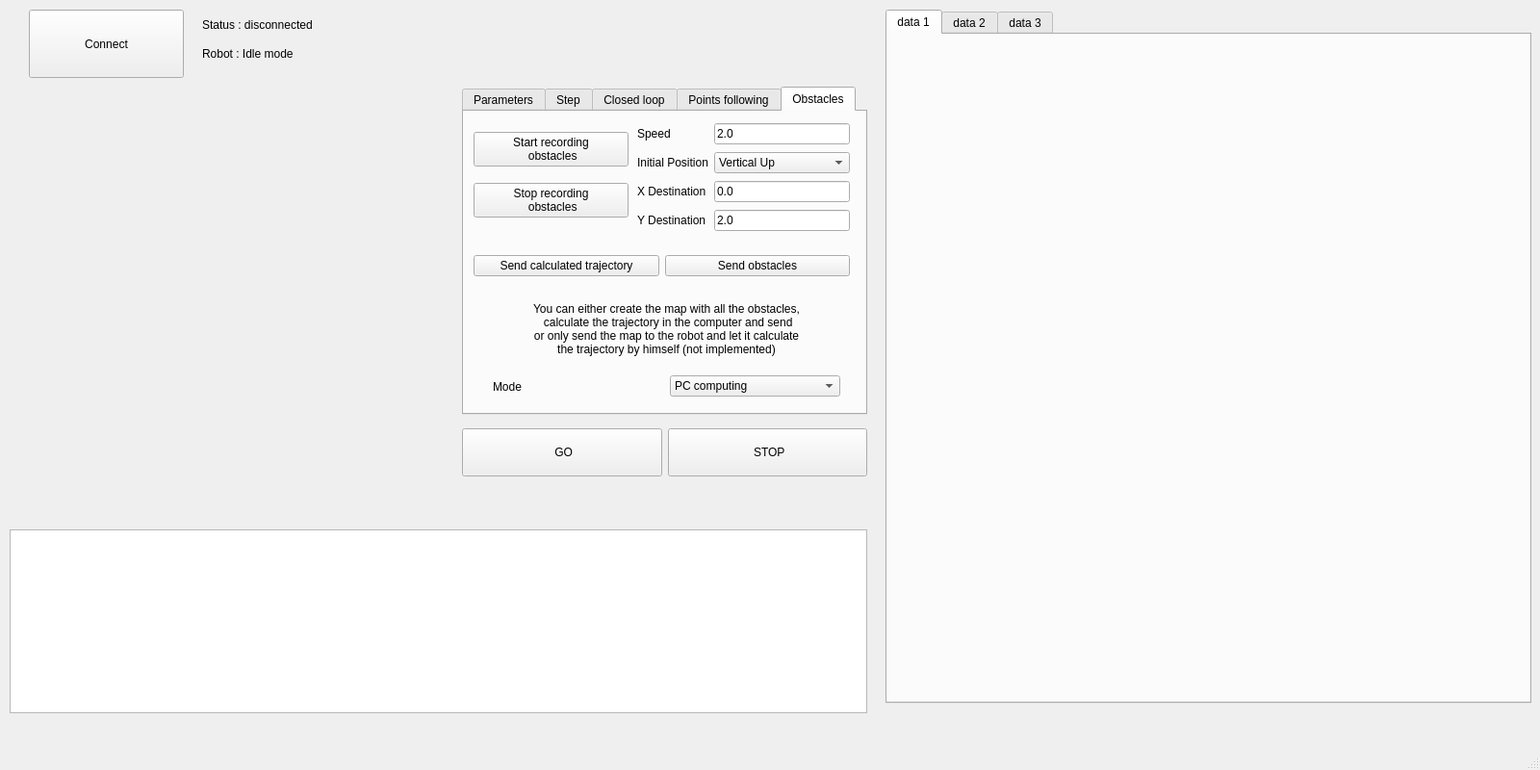
<?xml version="1.0" encoding="UTF-8"?>
<ui version="4.0">
 <class>MainWindow</class>
 <widget class="QMainWindow" name="MainWindow">
  <property name="geometry">
   <rect>
    <x>0</x>
    <y>0</y>
    <width>1600</width>
    <height>800</height>
   </rect>
  </property>
  <property name="sizePolicy">
   <sizepolicy hsizetype="Ignored" vsizetype="Ignored">
    <horstretch>0</horstretch>
    <verstretch>0</verstretch>
   </sizepolicy>
  </property>
  <property name="mouseTracking">
   <bool>true</bool>
  </property>
  <property name="windowIcon">
   <iconset>
    <normaloff>icon.png</normaloff>icon.png</iconset>
  </property>
  <property name="autoFillBackground">
   <bool>false</bool>
  </property>
  <widget class="QWidget" name="centralwidget">
   <widget class="QTextBrowser" name="textBrowser">
    <property name="geometry">
     <rect>
      <x>10</x>
      <y>550</y>
      <width>891</width>
      <height>191</height>
     </rect>
    </property>
   </widget>
   <widget class="QWidget" name="horizontalLayoutWidget">
    <property name="geometry">
     <rect>
      <x>480</x>
      <y>440</y>
      <width>421</width>
      <height>61</height>
     </rect>
    </property>
    <layout class="QHBoxLayout" name="horizontalLayout">
     <item>
      <widget class="QPushButton" name="pushButton">
       <property name="enabled">
        <bool>true</bool>
       </property>
       <property name="text">
        <string>
 GO 
</string>
       </property>
      </widget>
     </item>
     <item>
      <widget class="QPushButton" name="pushButton_3">
       <property name="enabled">
        <bool>true</bool>
       </property>
       <property name="text">
        <string>
 STOP 
</string>
       </property>
      </widget>
     </item>
    </layout>
   </widget>
   <widget class="QTabWidget" name="tabWidget">
    <property name="geometry">
     <rect>
      <x>480</x>
      <y>90</y>
      <width>421</width>
      <height>341</height>
     </rect>
    </property>
    <property name="currentIndex">
     <number>4</number>
    </property>
    <widget class="QWidget" name="tab">
     <attribute name="title">
      <string>Parameters</string>
     </attribute>
     <widget class="QWidget" name="gridLayoutWidget">
      <property name="geometry">
       <rect>
        <x>10</x>
        <y>30</y>
        <width>131</width>
        <height>151</height>
       </rect>
      </property>
      <layout class="QGridLayout" name="gridLayout">
       <item row="0" column="0">
        <widget class="QLabel" name="label_3">
         <property name="text">
          <string>Kp</string>
         </property>
        </widget>
       </item>
       <item row="1" column="0">
        <widget class="QLabel" name="label_4">
         <property name="text">
          <string>Ki</string>
         </property>
        </widget>
       </item>
       <item row="0" column="1">
        <widget class="QLineEdit" name="Kpvalue">
         <property name="text">
          <string>0.3848</string>
         </property>
        </widget>
       </item>
       <item row="1" column="1">
        <widget class="QLineEdit" name="Kivalue">
         <property name="text">
          <string>2.9598</string>
         </property>
        </widget>
       </item>
      </layout>
     </widget>
     <widget class="QWidget" name="verticalLayoutWidget">
      <property name="geometry">
       <rect>
        <x>180</x>
        <y>30</y>
        <width>221</width>
        <height>151</height>
       </rect>
      </property>
      <layout class="QVBoxLayout" name="verticalLayout">
       <item>
        <widget class="QPushButton" name="downloadfromrobotbutton">
         <property name="text">
          <string>Download from Robot</string>
         </property>
        </widget>
       </item>
       <item>
        <widget class="QPushButton" name="uploadfromrobotbutton">
         <property name="text">
          <string>Upload to Robot</string>
         </property>
        </widget>
       </item>
      </layout>
     </widget>
     <widget class="QWidget" name="horizontalLayoutWidget_2">
      <property name="geometry">
       <rect>
        <x>20</x>
        <y>190</y>
        <width>416</width>
        <height>41</height>
       </rect>
      </property>
      <layout class="QHBoxLayout" name="horizontalLayout_2">
       <item>
        <widget class="QComboBox" name="selectdata1">
         <item>
          <property name="text">
           <string>RIGHT_POS</string>
          </property>
         </item>
         <item>
          <property name="text">
           <string>LEFT_POS</string>
          </property>
         </item>
         <item>
          <property name="text">
           <string>RIGHT_SPEED</string>
          </property>
         </item>
         <item>
          <property name="text">
           <string>LEFT_SPEED</string>
          </property>
         </item>
         <item>
          <property name="text">
           <string>MOTORS_SPEED</string>
          </property>
         </item>
         <item>
          <property name="text">
           <string>THETA_SPEED</string>
          </property>
         </item>
         <item>
          <property name="text">
           <string>ALPHA_SPEED</string>
          </property>
         </item>
         <item>
          <property name="text">
           <string>ALPHA_POS</string>
          </property>
         </item>
         <item>
          <property name="text">
           <string>X_SPEED</string>
          </property>
         </item>
         <item>
          <property name="text">
           <string>Y_SPEED</string>
          </property>
         </item>
         <item>
          <property name="text">
           <string>X_POS</string>
          </property>
         </item>
         <item>
          <property name="text">
           <string>Y_POS</string>
          </property>
         </item>
        </widget>
       </item>
       <item>
        <widget class="QComboBox" name="selectdata2">
         <item>
          <property name="text">
           <string>RIGHT_POS</string>
          </property>
         </item>
         <item>
          <property name="text">
           <string>LEFT_POS</string>
          </property>
         </item>
         <item>
          <property name="text">
           <string>RIGHT_SPEED</string>
          </property>
         </item>
         <item>
          <property name="text">
           <string>LEFT_SPEED</string>
          </property>
         </item>
         <item>
          <property name="text">
           <string>MOTORS_SPEED</string>
          </property>
         </item>
         <item>
          <property name="text">
           <string>THETA_SPEED</string>
          </property>
         </item>
         <item>
          <property name="text">
           <string>ALPHA_SPEED</string>
          </property>
         </item>
         <item>
          <property name="text">
           <string>ALPHA_POS</string>
          </property>
         </item>
         <item>
          <property name="text">
           <string>X_SPEED</string>
          </property>
         </item>
         <item>
          <property name="text">
           <string>Y_SPEED</string>
          </property>
         </item>
         <item>
          <property name="text">
           <string>X_POS</string>
          </property>
         </item>
         <item>
          <property name="text">
           <string>Y_POS</string>
          </property>
         </item>
        </widget>
       </item>
       <item>
        <widget class="QComboBox" name="selectdata3">
         <item>
          <property name="text">
           <string>RIGHT_POS</string>
          </property>
         </item>
         <item>
          <property name="text">
           <string>LEFT_POS</string>
          </property>
         </item>
         <item>
          <property name="text">
           <string>RIGHT_SPEED</string>
          </property>
         </item>
         <item>
          <property name="text">
           <string>LEFT_SPEED</string>
          </property>
         </item>
         <item>
          <property name="text">
           <string>MOTORS_SPEED</string>
          </property>
         </item>
         <item>
          <property name="text">
           <string>THETA_SPEED</string>
          </property>
         </item>
         <item>
          <property name="text">
           <string>ALPHA_SPEED</string>
          </property>
         </item>
         <item>
          <property name="text">
           <string>ALPHA_POS</string>
          </property>
         </item>
         <item>
          <property name="text">
           <string>X_SPEED</string>
          </property>
         </item>
         <item>
          <property name="text">
           <string>Y_SPEED</string>
          </property>
         </item>
         <item>
          <property name="text">
           <string>X_POS</string>
          </property>
         </item>
         <item>
          <property name="text">
           <string>Y_POS</string>
          </property>
         </item>
        </widget>
       </item>
      </layout>
     </widget>
     <widget class="QPushButton" name="getdatabutton">
      <property name="geometry">
       <rect>
        <x>20</x>
        <y>230</y>
        <width>381</width>
        <height>31</height>
       </rect>
      </property>
      <property name="text">
       <string>Get those datas</string>
      </property>
      <property name="checkable">
       <bool>false</bool>
      </property>
     </widget>
    </widget>
    <widget class="QWidget" name="tab_3">
     <attribute name="title">
      <string>Step</string>
     </attribute>
     <widget class="QLabel" name="label_9">
      <property name="geometry">
       <rect>
        <x>0</x>
        <y>200</y>
        <width>411</width>
        <height>61</height>
       </rect>
      </property>
      <property name="text">
       <string>The command will be applied to both motors for Ton 
 seconds, then stopped for Toff seconds and then repeated</string>
      </property>
      <property name="alignment">
       <set>Qt::AlignCenter</set>
      </property>
     </widget>
     <widget class="QWidget" name="gridLayoutWidget_4">
      <property name="geometry">
       <rect>
        <x>20</x>
        <y>10</y>
        <width>381</width>
        <height>181</height>
       </rect>
      </property>
      <layout class="QGridLayout" name="gridLayout_4">
       <item row="0" column="0">
        <widget class="QLabel" name="label_8">
         <property name="text">
          <string>Command</string>
         </property>
        </widget>
       </item>
       <item row="1" column="0">
        <widget class="QLabel" name="label_12">
         <property name="text">
          <string>Ton</string>
         </property>
        </widget>
       </item>
       <item row="0" column="1">
        <widget class="QLineEdit" name="labelcommand">
         <property name="text">
          <string>0.0</string>
         </property>
        </widget>
       </item>
       <item row="1" column="1">
        <widget class="QLineEdit" name="labelton">
         <property name="text">
          <string>1.0</string>
         </property>
        </widget>
       </item>
       <item row="2" column="0">
        <widget class="QLabel" name="label_13">
         <property name="text">
          <string>Toff</string>
         </property>
        </widget>
       </item>
       <item row="2" column="1">
        <widget class="QLineEdit" name="labeltoff">
         <property name="text">
          <string>1.0</string>
         </property>
        </widget>
       </item>
      </layout>
     </widget>
    </widget>
    <widget class="QWidget" name="tab_2">
     <property name="enabled">
      <bool>true</bool>
     </property>
     <attribute name="title">
      <string>Closed loop</string>
     </attribute>
     <widget class="QWidget" name="gridLayoutWidget_2">
      <property name="geometry">
       <rect>
        <x>20</x>
        <y>20</y>
        <width>381</width>
        <height>101</height>
       </rect>
      </property>
      <layout class="QGridLayout" name="gridLayout_2">
       <item row="0" column="0">
        <widget class="QLabel" name="label_5">
         <property name="text">
          <string>Speed command</string>
         </property>
        </widget>
       </item>
       <item row="1" column="0">
        <widget class="QLabel" name="label_6">
         <property name="text">
          <string>Angle command</string>
         </property>
        </widget>
       </item>
       <item row="1" column="1">
        <widget class="QLineEdit" name="anglecommandvalue">
         <property name="text">
          <string>0.0</string>
         </property>
        </widget>
       </item>
       <item row="0" column="1">
        <widget class="QLineEdit" name="speeccommandvalue">
         <property name="text">
          <string>0.0</string>
         </property>
        </widget>
       </item>
      </layout>
     </widget>
     <widget class="QLabel" name="label_7">
      <property name="geometry">
       <rect>
        <x>50</x>
        <y>160</y>
        <width>321</width>
        <height>41</height>
       </rect>
      </property>
      <property name="text">
       <string>Those commands should be expressed in rad/s</string>
      </property>
     </widget>
    </widget>
    <widget class="QWidget" name="tab_5">
     <attribute name="title">
      <string>Points following</string>
     </attribute>
     <widget class="QPushButton" name="sendtrackbutton">
      <property name="enabled">
       <bool>false</bool>
      </property>
      <property name="geometry">
       <rect>
        <x>280</x>
        <y>210</y>
        <width>131</width>
        <height>71</height>
       </rect>
      </property>
      <property name="text">
       <string>Send track</string>
      </property>
      <property name="checkable">
       <bool>false</bool>
      </property>
      <property name="autoDefault">
       <bool>false</bool>
      </property>
     </widget>
     <widget class="QWidget" name="gridLayoutWidget_3">
      <property name="geometry">
       <rect>
        <x>30</x>
        <y>130</y>
        <width>81</width>
        <height>71</height>
       </rect>
      </property>
      <layout class="QGridLayout" name="gridLayout_3">
       <item row="0" column="0">
        <widget class="QLabel" name="label_10">
         <property name="text">
          <string>L=</string>
         </property>
        </widget>
       </item>
       <item row="1" column="0">
        <widget class="QLabel" name="label_11">
         <property name="text">
          <string>l=</string>
         </property>
        </widget>
       </item>
       <item row="0" column="1">
        <widget class="QLineEdit" name="Lvalue">
         <property name="text">
          <string>3</string>
         </property>
        </widget>
       </item>
       <item row="1" column="1">
        <widget class="QLineEdit" name="lvalue">
         <property name="text">
          <string>2</string>
         </property>
        </widget>
       </item>
      </layout>
     </widget>
     <widget class="QPushButton" name="pushButton_5">
      <property name="geometry">
       <rect>
        <x>170</x>
        <y>130</y>
        <width>81</width>
        <height>71</height>
       </rect>
      </property>
      <property name="text">
       <string>Create 
 Ellipse</string>
      </property>
     </widget>
     <widget class="QPushButton" name="pushButton_6">
      <property name="geometry">
       <rect>
        <x>310</x>
        <y>130</y>
        <width>81</width>
        <height>71</height>
       </rect>
      </property>
      <property name="text">
       <string>Create 
 Rectangle</string>
      </property>
     </widget>
     <widget class="QLabel" name="label">
      <property name="geometry">
       <rect>
        <x>10</x>
        <y>220</y>
        <width>261</width>
        <height>61</height>
       </rect>
      </property>
      <property name="text">
       <string>You first need to record a track  
 or make an ellipse or rectangle 
 then send it then the robot can play it</string>
      </property>
      <property name="alignment">
       <set>Qt::AlignCenter</set>
      </property>
     </widget>
     <widget class="QWidget" name="verticalLayoutWidget_6">
      <property name="geometry">
       <rect>
        <x>10</x>
        <y>10</y>
        <width>160</width>
        <height>111</height>
       </rect>
      </property>
      <layout class="QVBoxLayout" name="verticalLayout_6">
       <item>
        <widget class="QPushButton" name="startpointrecordbutton">
         <property name="text">
          <string>Start recording 
track </string>
         </property>
        </widget>
       </item>
       <item>
        <widget class="QPushButton" name="pushButton_4">
         <property name="text">
          <string>Stop Recording 
 Track</string>
         </property>
        </widget>
       </item>
      </layout>
     </widget>
     <widget class="QWidget" name="gridLayoutWidget_5">
      <property name="geometry">
       <rect>
        <x>180</x>
        <y>10</y>
        <width>231</width>
        <height>106</height>
       </rect>
      </property>
      <layout class="QGridLayout" name="gridLayout_5">
       <item row="1" column="1">
        <widget class="QComboBox" name="poscombobox">
         <property name="currentIndex">
          <number>0</number>
         </property>
         <item>
          <property name="text">
           <string>Vertical Up</string>
          </property>
         </item>
         <item>
          <property name="text">
           <string>Horizontal R</string>
          </property>
         </item>
         <item>
          <property name="text">
           <string>Horizontal L</string>
          </property>
         </item>
        </widget>
       </item>
       <item row="0" column="0">
        <widget class="QLabel" name="label_2">
         <property name="text">
          <string>Speed</string>
         </property>
        </widget>
       </item>
       <item row="0" column="1">
        <widget class="QLineEdit" name="speedvalue">
         <property name="text">
          <string>2.0</string>
         </property>
        </widget>
       </item>
       <item row="1" column="0">
        <widget class="QLabel" name="label_14">
         <property name="text">
          <string>Initial Position</string>
         </property>
        </widget>
       </item>
       <item row="2" column="0" colspan="2">
        <widget class="QPushButton" name="enablerepeatbutton">
         <property name="text">
          <string>Repeat when 
completed</string>
         </property>
         <property name="checkable">
          <bool>true</bool>
         </property>
         <property name="checked">
          <bool>true</bool>
         </property>
        </widget>
       </item>
      </layout>
     </widget>
    </widget>
    <widget class="QWidget" name="tab_6">
     <attribute name="title">
      <string>Obstacles</string>
     </attribute>
     <widget class="QWidget" name="verticalLayoutWidget_7">
      <property name="geometry">
       <rect>
        <x>10</x>
        <y>10</y>
        <width>161</width>
        <height>111</height>
       </rect>
      </property>
      <layout class="QVBoxLayout" name="verticalLayout_7">
       <item>
        <widget class="QPushButton" name="startobstaclerecordbutton">
         <property name="text">
          <string>Start recording 
 obstacles</string>
         </property>
        </widget>
       </item>
       <item>
        <widget class="QPushButton" name="stopobstaclerecordbutton">
         <property name="text">
          <string>Stop recording 
 obstacles</string>
         </property>
        </widget>
       </item>
      </layout>
     </widget>
     <widget class="QWidget" name="gridLayoutWidget_6">
      <property name="geometry">
       <rect>
        <x>180</x>
        <y>10</y>
        <width>221</width>
        <height>120</height>
       </rect>
      </property>
      <layout class="QGridLayout" name="gridLayout_6">
       <item row="0" column="1">
        <widget class="QLineEdit" name="speedvalue_2">
         <property name="text">
          <string>2.0</string>
         </property>
        </widget>
       </item>
       <item row="1" column="1">
        <widget class="QComboBox" name="poscombobox_2">
         <property name="currentIndex">
          <number>0</number>
         </property>
         <item>
          <property name="text">
           <string>Vertical Up</string>
          </property>
         </item>
         <item>
          <property name="text">
           <string>Horizontal R</string>
          </property>
         </item>
         <item>
          <property name="text">
           <string>Horizontal L</string>
          </property>
         </item>
        </widget>
       </item>
       <item row="1" column="0">
        <widget class="QLabel" name="label_16">
         <property name="text">
          <string>Initial Position</string>
         </property>
        </widget>
       </item>
       <item row="0" column="0">
        <widget class="QLabel" name="label_15">
         <property name="text">
          <string>Speed</string>
         </property>
        </widget>
       </item>
       <item row="2" column="0">
        <widget class="QLabel" name="label_18">
         <property name="text">
          <string>X Destination</string>
         </property>
        </widget>
       </item>
       <item row="3" column="0">
        <widget class="QLabel" name="label_19">
         <property name="text">
          <string>Y Destination</string>
         </property>
        </widget>
       </item>
       <item row="2" column="1">
        <widget class="QLineEdit" name="XdesValue">
         <property name="text">
          <string>0.0</string>
         </property>
        </widget>
       </item>
       <item row="3" column="1">
        <widget class="QLineEdit" name="Ydesvalue">
         <property name="text">
          <string>2.0</string>
         </property>
        </widget>
       </item>
      </layout>
     </widget>
     <widget class="QWidget" name="horizontalLayoutWidget_3">
      <property name="geometry">
       <rect>
        <x>10</x>
        <y>140</y>
        <width>391</width>
        <height>41</height>
       </rect>
      </property>
      <layout class="QHBoxLayout" name="horizontalLayout_3">
       <item>
        <widget class="QPushButton" name="pushButton_8">
         <property name="text">
          <string>Send calculated trajectory</string>
         </property>
        </widget>
       </item>
       <item>
        <widget class="QPushButton" name="pushButton_9">
         <property name="text">
          <string>Send obstacles</string>
         </property>
        </widget>
       </item>
      </layout>
     </widget>
     <widget class="QLabel" name="label_17">
      <property name="geometry">
       <rect>
        <x>30</x>
        <y>190</y>
        <width>361</width>
        <height>71</height>
       </rect>
      </property>
      <property name="text">
       <string>You can either create the map with all the obstacles,
 calculate the trajectory in the computer and send 
or only send the map to the robot and let it calculate 
the trajectory by himself (not implemented)</string>
      </property>
      <property name="alignment">
       <set>Qt::AlignCenter</set>
      </property>
     </widget>
     <widget class="QWidget" name="horizontalLayoutWidget_4">
      <property name="geometry">
       <rect>
        <x>30</x>
        <y>270</y>
        <width>361</width>
        <height>31</height>
       </rect>
      </property>
      <layout class="QHBoxLayout" name="horizontalLayout_4">
       <item>
        <widget class="QLabel" name="label_20">
         <property name="text">
          <string>Mode</string>
         </property>
        </widget>
       </item>
       <item>
        <widget class="QComboBox" name="comboBoxmode">
         <item>
          <property name="text">
           <string>PC computing</string>
          </property>
         </item>
         <item>
          <property name="text">
           <string>Local computing</string>
          </property>
         </item>
        </widget>
       </item>
      </layout>
     </widget>
    </widget>
   </widget>
   <widget class="QPushButton" name="connectbutton">
    <property name="geometry">
     <rect>
      <x>30</x>
      <y>10</y>
      <width>161</width>
      <height>71</height>
     </rect>
    </property>
    <property name="text">
     <string>Connect</string>
    </property>
   </widget>
   <widget class="QLabel" name="statusvalue">
    <property name="geometry">
     <rect>
      <x>210</x>
      <y>10</y>
      <width>241</width>
      <height>31</height>
     </rect>
    </property>
    <property name="text">
     <string>Status : disconnected</string>
    </property>
   </widget>
   <widget class="QLabel" name="robotstatus">
    <property name="geometry">
     <rect>
      <x>210</x>
      <y>40</y>
      <width>171</width>
      <height>31</height>
     </rect>
    </property>
    <property name="text">
     <string>Robot : Idle mode</string>
    </property>
   </widget>
   <widget class="QTabWidget" name="tabWidget_2">
    <property name="geometry">
     <rect>
      <x>920</x>
      <y>10</y>
      <width>671</width>
      <height>721</height>
     </rect>
    </property>
    <property name="currentIndex">
     <number>0</number>
    </property>
    <widget class="QWidget" name="tabdata1">
     <attribute name="title">
      <string>data 1</string>
     </attribute>
     <widget class="QWidget" name="verticalLayoutWidget_2">
      <property name="geometry">
       <rect>
        <x>10</x>
        <y>10</y>
        <width>651</width>
        <height>671</height>
       </rect>
      </property>
      <layout class="QVBoxLayout" name="verticalLayout_2"/>
     </widget>
    </widget>
    <widget class="QWidget" name="tabdata2">
     <attribute name="title">
      <string>data 2</string>
     </attribute>
     <widget class="QWidget" name="verticalLayoutWidget_3">
      <property name="geometry">
       <rect>
        <x>10</x>
        <y>10</y>
        <width>651</width>
        <height>671</height>
       </rect>
      </property>
      <layout class="QVBoxLayout" name="verticalLayout_3"/>
     </widget>
    </widget>
    <widget class="QWidget" name="tabdata3">
     <attribute name="title">
      <string>data 3</string>
     </attribute>
     <widget class="QWidget" name="verticalLayoutWidget_4">
      <property name="geometry">
       <rect>
        <x>10</x>
        <y>10</y>
        <width>651</width>
        <height>671</height>
       </rect>
      </property>
      <layout class="QVBoxLayout" name="verticalLayout_4"/>
     </widget>
    </widget>
   </widget>
   <widget class="QWidget" name="verticalLayoutWidget_5">
    <property name="geometry">
     <rect>
      <x>10</x>
      <y>90</y>
      <width>461</width>
      <height>451</height>
     </rect>
    </property>
    <layout class="QVBoxLayout" name="verticalLayout_5">
     <property name="spacing">
      <number>0</number>
     </property>
    </layout>
   </widget>
   <zorder>textBrowser</zorder>
   <zorder>horizontalLayoutWidget</zorder>
   <zorder>tabWidget</zorder>
   <zorder>statusvalue</zorder>
   <zorder>robotstatus</zorder>
   <zorder>tabWidget_2</zorder>
   <zorder>verticalLayoutWidget_5</zorder>
   <zorder>connectbutton</zorder>
  </widget>
  <widget class="QMenuBar" name="menubar">
   <property name="geometry">
    <rect>
     <x>0</x>
     <y>0</y>
     <width>1600</width>
     <height>22</height>
    </rect>
   </property>
  </widget>
  <widget class="QStatusBar" name="statusbar"/>
 </widget>
 <resources/>
 <connections/>
</ui>
